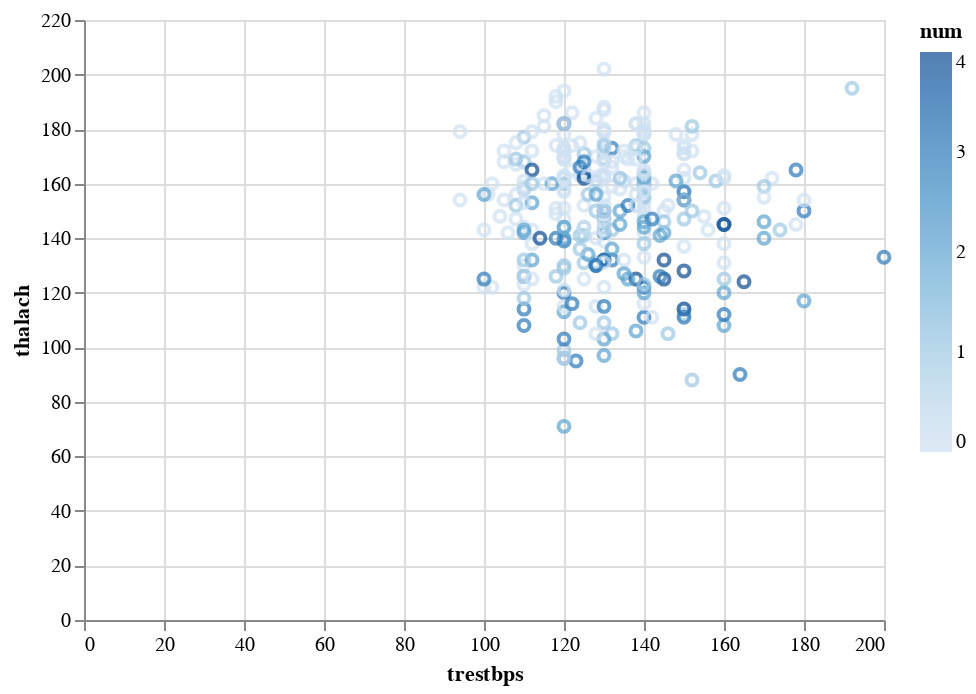

Here is the notebook cell this chart was saved with:
### Code cell
trestbps_thalach_plot = alt.Chart(cleveland).mark_point().encode(
    x = alt.X("trestbps"),
    y = alt.Y('thalach'),
    color = alt.Color("num")
)
trestbps_thalach_plot

### Figure 1 — Vega-Lite specification as saved in the notebook (floating-point values rounded to 4 significant figures; data arrays with more than 128 entries replaced by an {"elided": "..."} marker saying what was removed)
{"config": {"view": {"continuousWidth": 400, "continuousHeight": 300}}, "data": {"name": "data-34ea8aac2f3ac7ec8bc99828733095bc"}, "mark": "point", "encoding": {"color": {"field": "num", "type": "quantitative"}, "x": {"field": "trestbps", "type": "quantitative"}, "y": {"field": "thalach", "type": "quantitative"}}, "$schema": "https://vega.github.io/schema/vega-lite/v4.17.0.json", "datasets": {"data-34ea8aac2f3ac7ec8bc99828733095bc": {"elided": "303 records"}}}
